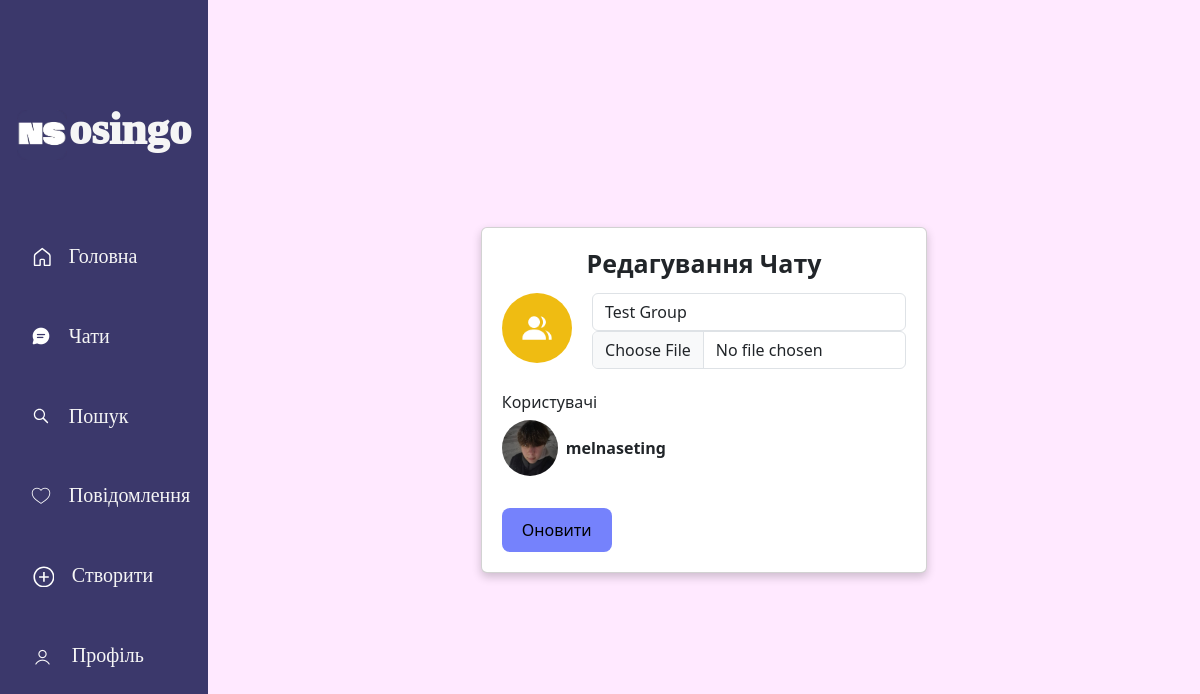
The app's page /chat/edit/cAZUzkQT2KsQHQsmayV2XA (signed in) with its own data.
### messenger/models.py (models this page shows, shortened)
class ChatGroup(models.Model):
    group_name = models.CharField(max_length=128, unique = True, default=shortuuid.uuid)
    photo = models.ImageField(upload_to='media/',default=default_group_imeges[randint(0,5)])
    groupchat_name = models.CharField(max_length=128, null=True, blank=True)
    admin = models.ForeignKey(Client, related_name='groupchats', blank=True, null=True, on_delete=models.SET_NULL)
    client_online = models.ManyToManyField(Client, related_name='online_in_groups', blank=True)
    members = models.ManyToManyField(Client, related_name='chat_groups', blank=True)
    is_private = models.BooleanField(default=False)
    invite_code = models.CharField(max_length=16, unique=True, editable=False, blank=True)

### auth_system/models.py (models this page shows, shortened)
class Client(AbstractUser):
    photo = models.ImageField(
        upload_to='media/',
        default='media\profile_photo.png'
    )
    description = models.CharField(
        null=True,
        blank=True,
        max_length=150
    )
    def has_unread_messages(self):
        return Message.objects.filter(message_to = self, read = False)

### messenger/views.py (the view, shortened to what this page needs)
# urls.py: path('chat/edit/<group_name>', views.chatroom_edit_view, name='edit_chatroom'),
@login_required
def chatroom_edit_view(request, group_name):
    chat_group = get_object_or_404(models.ChatGroup, group_name=group_name)
    if request.user != chat_group.admin:
        raise Http404()
    form = forms.ChatRoomEditForm(instance=chat_group)
    context = {
        'form' : form,
        'chat_group' : chat_group
    }
    return render(request, 'messenger/edit_chat.html', context)

### messenger/forms.py
class ChatRoomEditForm(forms.ModelForm):
    class Meta:
        model = models.ChatGroup
        fields = ['groupchat_name','photo']
        widgets = {
            'groupchat_name' : forms.TextInput(attrs={
                'class': 'form-control',
                'maxlength' : '300',
                }),
            'photo' : forms.FileInput(attrs={
                'class': 'form-control',
                "type":"file","accept":"image/png, image/jpeg"
                })
        }

### templates/messenger/edit_chat.html (shortened to what this page needs)
{% extends 'base.html' %}
{% block content %}
<div  class="card" id="group_edit_card">
    <h1 style="font-size: 25px;text-align: center;font-weight: bold;margin-bottom: 15px;">Редагування Чату</h1>
<form method="post" enctype="multipart/form-data">
    <div class="d-flex">
        <img id="preview" class="group_img_preview" src="{{chat_group.photo.url}}" alt="Превью зображення">
        <div>
            {{ form.groupchat_name }}
            {{ form.photo }}
        </div>
    </div>
    <div class="my-4">
    <h2>Користувачі</h2>
    {% for member in chat_group.members.all %}
    <div class="flex justify-between items-center">
        <div class="flex items-center gap-2 py-2">
            <img class="w-14 h-14 rounded-full object-cover" src="{{ member.photo.url }}" />
            <span class="font-bold">{{ member.username }}</span>
        </div>
    </div>
    {% endfor %}
    </div>
    <button class="a-my-primary" type="submit">Оновити</button>
</form>
</div>
{% endblock %}

### static/style.css (style rules this page uses)
body { background: #362b48; }
.card { box-shadow: 0 4px 10px rgba(0, 0, 0, 0.2); padding: 20px; margin: 20px auto; text-align: left; color:#4d3a4d; width: 30%; }
.a-my-primary { padding: 20px; text-decoration: none; background-color: rgb(117, 130, 252); border: none; color: black; border-radius: 8px; padding: 10px 20px; font-size: 16px; cursor: pointer; }
#group_edit_card { width: 45%; }
.group_img_preview { width: 70px; max-width: 70px; height: 70px; margin-right: 5%; border-radius: 100%; }

### records on screen
ChatGroup: photo (picture), groupchat_name "Test Group"

### other values on screen
{{ member.username }} "melnaseting"
